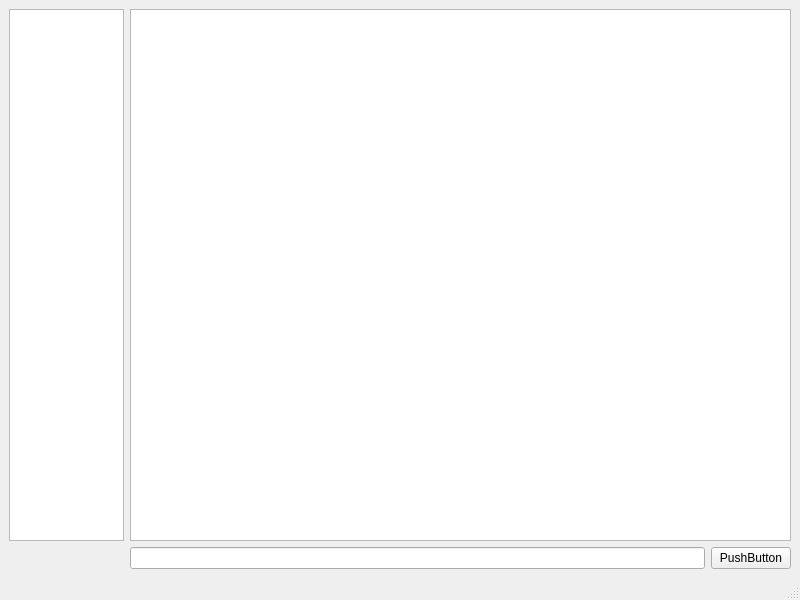
<?xml version="1.0" encoding="UTF-8"?>
<ui version="4.0">
 <class>MainWindow</class>
 <widget class="QMainWindow" name="MainWindow">
  <property name="geometry">
   <rect>
    <x>0</x>
    <y>0</y>
    <width>800</width>
    <height>600</height>
   </rect>
  </property>
  <property name="windowTitle">
   <string>MainWindow</string>
  </property>
  <widget class="QWidget" name="centralwidget">
   <layout class="QGridLayout" name="gridLayout_4">
    <item row="0" column="0">
     <layout class="QGridLayout" name="gridLayout_3" columnstretch="0,1,5,0">
      <item row="0" column="2" colspan="2">
       <widget class="QListWidget" name="chatWindow"/>
      </item>
      <item row="1" column="3">
       <widget class="QPushButton" name="sendButton">
        <property name="text">
         <string>PushButton</string>
        </property>
       </widget>
      </item>
      <item row="1" column="2">
       <widget class="QLineEdit" name="messageEdit"/>
      </item>
      <item row="0" column="1">
       <widget class="QListWidget" name="connectionList"/>
      </item>
     </layout>
    </item>
   </layout>
  </widget>
  <widget class="QMenuBar" name="menubar">
   <property name="geometry">
    <rect>
     <x>0</x>
     <y>0</y>
     <width>800</width>
     <height>21</height>
    </rect>
   </property>
  </widget>
  <widget class="QStatusBar" name="statusbar"/>
 </widget>
 <resources/>
 <connections/>
</ui>
